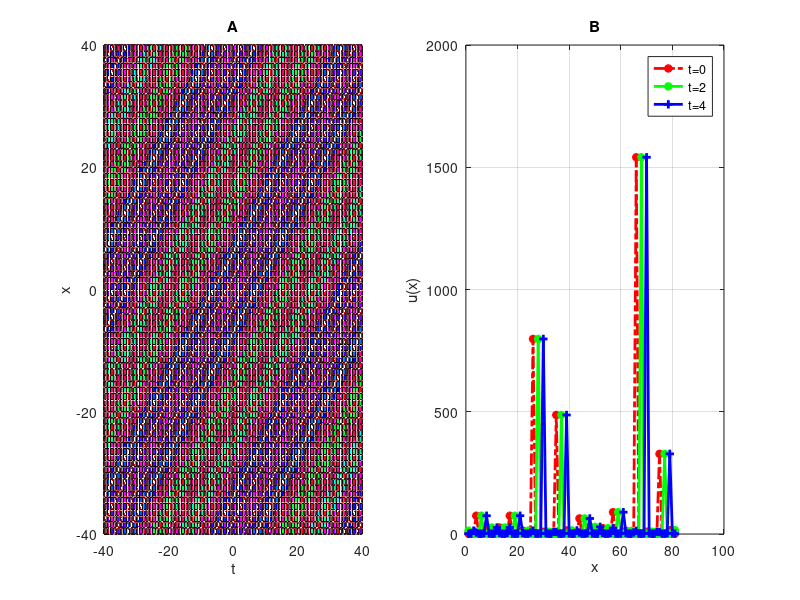

The MATLAB script that drew this image:
clear all;
V = 1;
lamda = -.5;
xi = .5;
mu =1;

lowerRange = -40 ; 
uperRange = 40 ; 

u(1,1) = 0;
for x= lowerRange :1:uperRange
for t= lowerRange : 1 : uperRange
    if(lamda<0 && mu >0)
        cosec = sec( sqrt(-lamda)*(x-V*t+xi)) ;
     u(x+    (lowerRange * (-1))+1    ,  t+  (lowerRange * (-1))+1       ) = (1/6.0)*(V*V) - (2/3)*(lamda) - (1/6) - 2*lamda*(cosec*cosec)      ;
    end
end 
end


t= lowerRange :1 :uperRange ;

subplot(1,2,1)

%meshz(t,t,u);
hold on;

meshc(t,t,u);
hold on;

surfc(t,t,u);
hold on;

%waterfall(t,t,u);
hold on;
surfl(t,t,u);
hold on;

grid on;
xlabel('t');
zlabel('u(x,t)');
ylabel('x');
title('A');
colormap hsv
%%%%%%%%%%%%%%%%%%%%%%%%%%%%%%%%%%%%%%%%%%%%%%%%%%%%%%%%%%%%%%%%%%%%%%%%%%%%%%%%%%%%%%%

subplot(1,2,2)
% for t=0
h = u(:,11);
plot(h,'-.r*', 'LineWidth',2)

hold on;
% for t=2
h = u(:,13);
plot(h,'-*g', 'LineWidth',2)
hold on;
% for t=4
h = u(:,15);
plot(h,'-+b', 'LineWidth',2)
hold on;
grid on;

legend('t=0','t=2','t=4');
xlabel('x');
ylabel('u(x)');
title('B');



